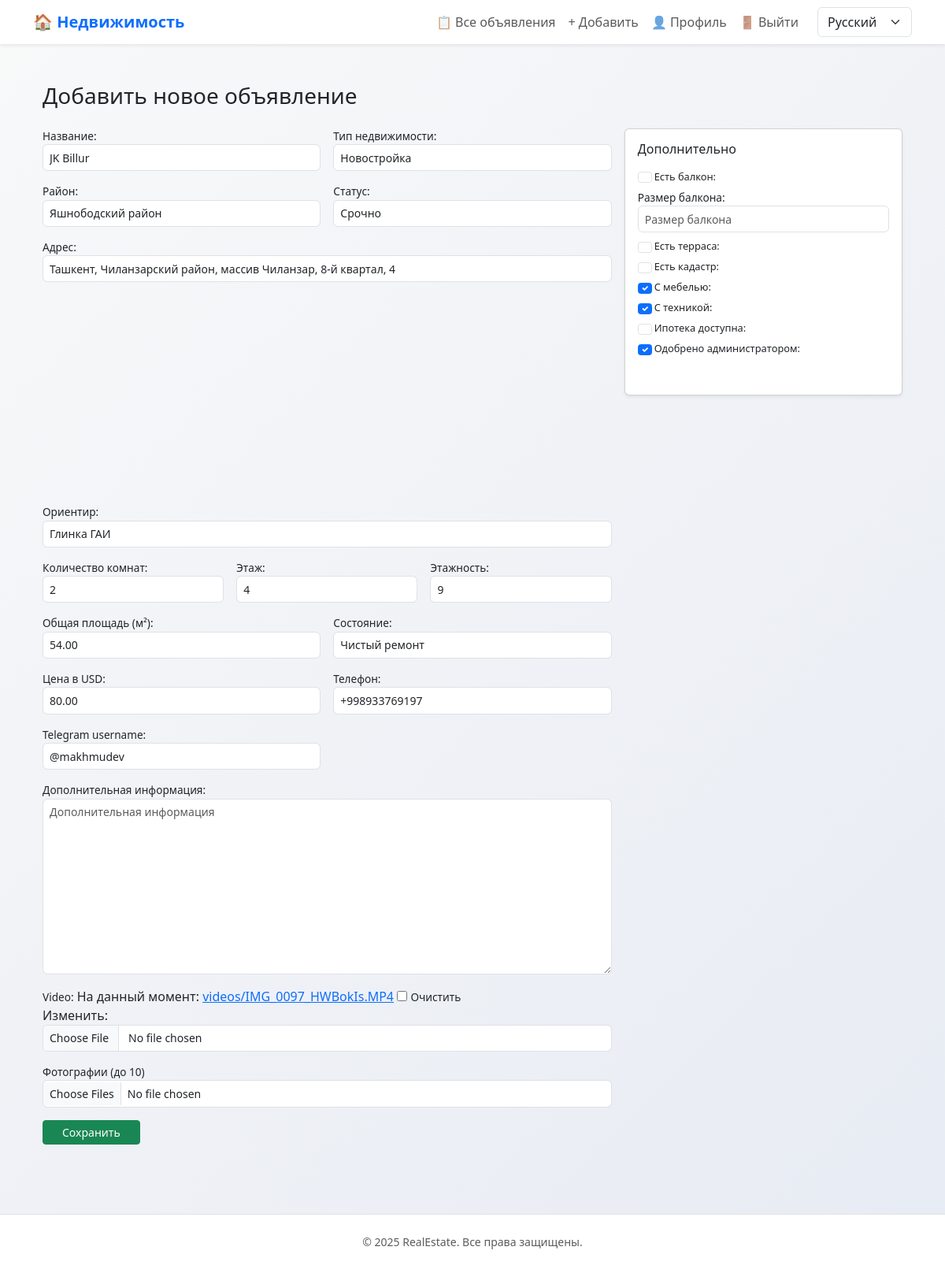
Screenshot of /update/12/ (signed in) with the database file from the repository.
### listings/models.py (models this page shows, shortened)
class RealEstate(models.Model):
    user = models.ForeignKey(
        settings.AUTH_USER_MODEL,  # bu "users.User" ni anglatadi
        on_delete=models.CASCADE,
        related_name="real_estates"
    )
    title = models.CharField(max_length=255, blank=True, verbose_name="Название")  # Название (необязательно)
    type = models.CharField(max_length=20, choices=PropertyType.choices, verbose_name="Тип недвижимости")
    district = models.CharField(max_length=30, choices=DistrictChoices.choices, blank=True, null=True,
                                verbose_name="Район")
    status = models.CharField(max_length=20, choices=SaleStatus.choices, default=SaleStatus.ACTIVE, verbose_name="Статус")
    address = models.CharField(max_length=255, verbose_name="Адрес")  # Например: Чиланзар-10
    latitude = models.FloatField(null=True, blank=True)
    longitude = models.FloatField(null=True, blank=True)
    orientir = models.CharField(max_length=255, blank=True, verbose_name="Ориентир")  # Например: Базар, метро
    rooms = models.PositiveIntegerField(null=True, blank=True, verbose_name="Количество комнат")
    floor = models.PositiveIntegerField(null=True, blank=True, verbose_name="Этаж")
    total_floors = models.PositiveIntegerField(null=True, blank=True, verbose_name="Этажность")
    area = models.DecimalField(max_digits=7, decimal_places=2, blank=True, null=True, verbose_name="Общая площадь (м²)")
    condition = models.CharField(max_length=20, choices=ConditionChoices.choices, blank=True, verbose_name="Состояние")
    has_balcony = models.BooleanField(default=False, verbose_name="Есть балкон")
    balcony_size = models.CharField(max_length=50, blank=True, verbose_name="Размер балкона")
    has_terrace = models.BooleanField(default=False, verbose_name="Есть терраса")
    cadastral = models.BooleanField(default=False, verbose_name="Есть кадастр")
    furniture = models.BooleanField(default=False, verbose_name="С мебелью")
    appliances = models.BooleanField(default=False, verbose_name="С техникой")
    price_usd = models.DecimalField(max_digits=12, decimal_places=2, verbose_name="Цена в USD")
    mortgage_available = models.BooleanField(default=True, verbose_name="Ипотека доступна")
    description = models.TextField(blank=True, verbose_name="Дополнительная информация")
    phone = models.CharField(max_length=20, blank=True, verbose_name="Телефон")
    created_at = models.DateTimeField(auto_now_add=True, verbose_name="Дата добавления")
    is_approved = models.BooleanField(default=False, verbose_name="Одобрено администратором")
    telegram = models.CharField(max_length=100,blank=True,null=True,verbose_name="Telegram username")
    views = models.PositiveIntegerField(default=0, blank=True)
    favorites = models.ManyToManyField(
        User,
        related_name="favorite_ads",
        blank=True
    )
    video = models.FileField(
        upload_to='videos/',
        blank=True,
        null=True,
        validators=[FileExtensionValidator(allowed_extensions=['mp4', 'mov', 'avi'])]
    )

### listings/views.py (the view)
# urls.py: path('update/<int:pk>/', views.real_estate_update, name='real_estate_update'),
@login_required
def real_estate_update(request, pk):
    real_estate = get_object_or_404(RealEstate, pk=pk)
    if request.method == 'POST':
        form = RealEstateForm(request.POST, request.FILES, instance=real_estate)
        if form.is_valid():
            form.save()
            return redirect('real_estate_list')
    else:
        form = RealEstateForm(instance=real_estate)
    return render(request, 'real_estate/form.html', {'form': form})

### listings/forms.py
class RealEstateForm(forms.ModelForm):
    class Meta:
        model = RealEstate
        exclude = ("user", "latitude", "longitude")
        fields = '__all__'
    def __init__(self, *args, **kwargs):
        super().__init__(*args, **kwargs)
        for name, field in self.fields.items():
            if isinstance(field.widget, forms.CheckboxInput):
                field.widget.attrs['class'] = 'form-check-input'
            elif isinstance(field.widget, forms.FileInput):
                field.widget.attrs['class'] = 'form-control'
            else:
                field.widget.attrs['class'] = 'form-control'
                field.widget.attrs['placeholder'] = field.label

### templates/real_estate/form.html (shortened to what this page needs)
{% extends 'base_detail.html' %}
{% load static %}
{% load humanize %}
{% block content %}
<html lang="ru">
<link href="https://cdn.jsdelivr.net/npm/bootstrap@5.3.2/dist/css/bootstrap.min.css" rel="stylesheet">
<div class="container py-4">
  <h3 class="mb-4">Добавить новое объявление</h3>
  <form method="post" enctype="multipart/form-data">
    <div class="row g-3">
      <div class="col-lg-8">
        <div class="row g-3">
          <div class="col-md-6">{{ form.title.label_tag }} {{ form.title }}</div>
          <div class="col-md-6">{{ form.type.label_tag }} {{ form.type }}</div>
          <div class="col-md-6">{{ form.district.label_tag }} {{ form.district }}</div>
          <div class="col-md-6">{{ form.status.label_tag }} {{ form.status }}</div>
          <div class="col-12">{{ form.address.label_tag }} {{ form.address }}</div>
          <div class="col-12">
            <div id="map" style="height: 250px; border-radius: 8px;"></div>
          </div>
          <div class="col-12">{{ form.orientir.label_tag }} {{ form.orientir }}</div>
          <div class="col-md-4">{{ form.rooms.label_tag }} {{ form.rooms }}</div>
          <div class="col-md-4">{{ form.floor.label_tag }} {{ form.floor }}</div>
          <div class="col-md-4">{{ form.total_floors.label_tag }} {{ form.total_floors }}</div>
          <div class="col-md-6">{{ form.area.label_tag }} {{ form.area }}</div>
          <div class="col-md-6">{{ form.condition.label_tag }} {{ form.condition }}</div>
          <div class="col-md-6">{{ form.price_usd.label_tag }} {{ form.price_usd }}</div>
          <div class="col-md-6">{{ form.phone.label_tag }} {{ form.phone }}</div>
          <div class="col-md-6">{{ form.telegram.label_tag }} {{ form.telegram }}</div>
          <div class="col-12">{{ form.description.label_tag }} {{ form.description }}</div>
          <div class="col-12">{{ form.video.label_tag }} {{ form.video }}</div>
          <div class="col-12">
            <label>Фотографии (до 10)</label>
            <input type="file" name="images" accept="image/*" multiple class="form-control form-control-sm">
          </div>
        </div>
      </div>
      <div class="col-lg-4">
        <div class="card p-3 shadow-sm">
          <h6 class="mb-3">Дополнительно</h6>
          <div class="form-check small">{{ form.has_balcony }} {{ form.has_balcony.label_tag }}</div>
          <div class="mb-2">{{ form.balcony_size.label_tag }} {{ form.balcony_size }}</div>
          <div class="form-check small">{{ form.has_terrace }} {{ form.has_terrace.label_tag }}</div>
          <div class="form-check small">{{ form.cadastral }} {{ form.cadastral.label_tag }}</div>
          <div class="form-check small">{{ form.furniture }} {{ form.furniture.label_tag }}</div>
          <div class="form-check small">{{ form.appliances }} {{ form.appliances.label_tag }}</div>
          <div class="form-check small">{{ form.mortgage_available }} {{ form.mortgage_available.label_tag }}</div>
          <div class="form-check small">{{ form.is_approved }} {{ form.is_approved.label_tag }}</div>
          <div class="form-check small">{{ form.is_favorite }} {{ form.is_favorite.label_tag }}</div>
        </div>
      </div>
    </div>
    <div class="mt-3">
      <button type="submit" class="btn btn-success btn-sm px-4">Сохранить</button>
    </div>
  </form>
</div>
{% endblock %}

### static/css/style.css (style rules this page uses)
body { background: linear-gradient(135deg, #f9f9f982, #e7ebf3); min-height: 100vh; }
.card { background: #fff; border: 1px solid #dee2e6; border-radius: 12px; padding: 15px; transition: transform 0.2s ease, box-shadow 0.2s ease; cursor: pointer; }
body { background-color: #f8f9fa; }
.card { border: none; border-radius: 0.75rem; }

### templates/real_estate/form.html (style rules this page uses)
.form-control, .form-check-input { border-radius: 6px; font-size: 0.875rem; padding: 0.35rem 0.5rem; }
label { font-weight: 500; font-size: 0.85rem; }
.form-check.small label { font-size: 0.8rem; }

### rows the page displays
RealEstate: title "JK Billur", type "Новостройка", district "Яшнободский район", status "Срочно", address "Ташкент, Чиланзарский район, массив Чиланзар, 8-й квартал, 4", orientir "Глинка ГАИ", rooms "2", floor "4", total_floors "9", area "54.00", condition "Чистый ремонт", price_usd "80.00", phone "+998933769197", telegram "@makhmudev", furniture "☑", appliances "☑", is_approved "☑"
